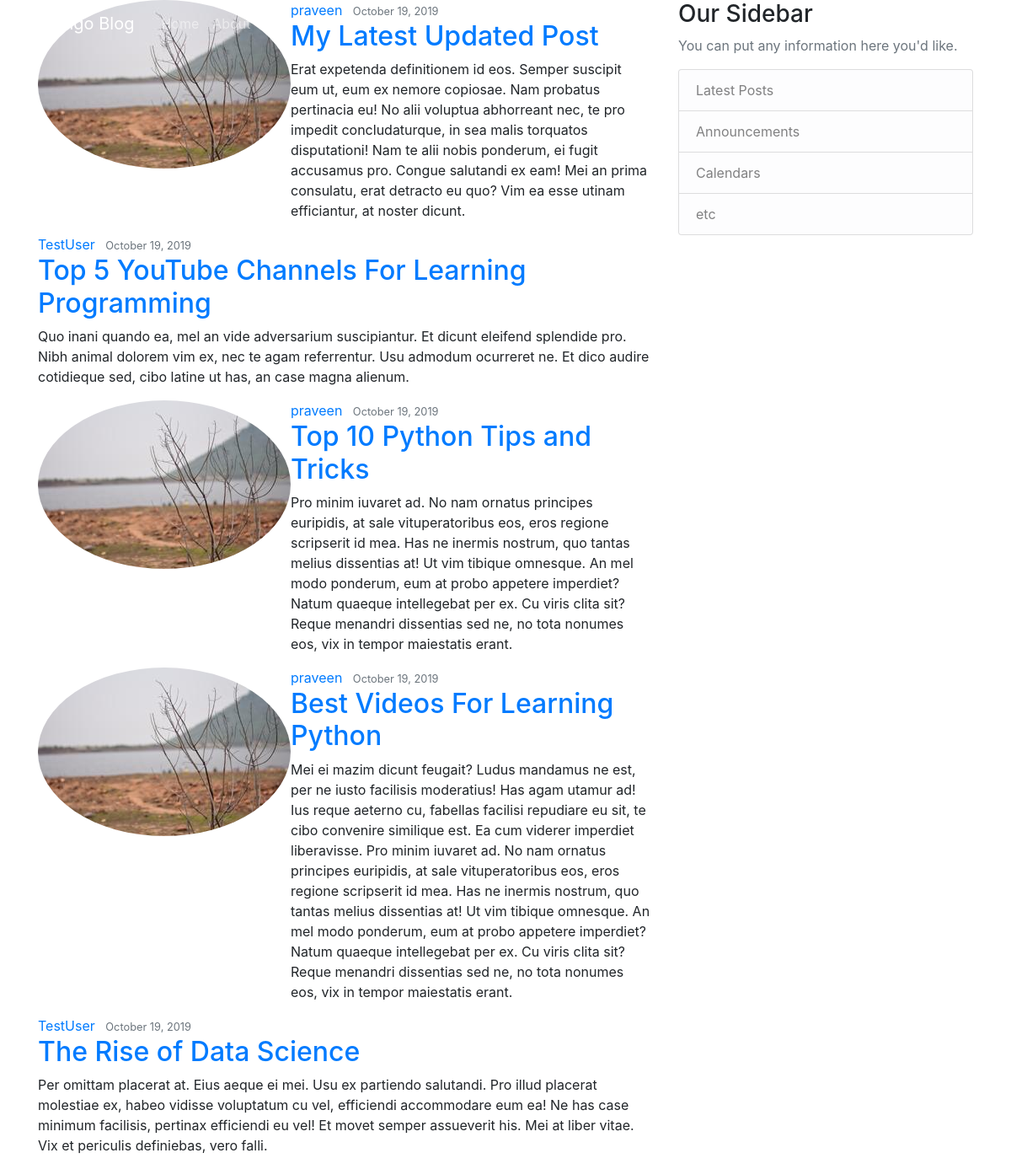
The page / on the database its author committed.
### blog/models.py (models this page shows, shortened)
class Post(models.Model):
    title = models.CharField(max_length=150)
    content = models.TextField()
    date_posted = models.DateTimeField(default=timezone.now)
    author = models.ForeignKey(User, on_delete=models.CASCADE)
    objects = models.Manager()

### users/models.py (models this page shows, shortened)
class Profile(models.Model):
    user = models.OneToOneField(User, on_delete=models.CASCADE)
    image = models.ImageField(default='default.JPG', upload_to='profile_pics')

### blog/views.py (the view)
# urls.py: path('', PostListView.as_view(), name="blog-home"),
class PostListView(ListView):
    model = Post
    template_name = 'blog/home.html'  # <app>/<model>_<viewtype>.html
    context_object_name = 'posts'
    ordering = ['-date_posted']
    paginate_by = 5

### blog/templates/blog/home.html
{% extends "blog/base.html" %}
{% block content %}
{% for post in posts %}
    <article class="media content-section">
        <img class="rounded-circle article-img" src="{{ post.author.profile.image.url }}">
      <div class="media-body">
        <div class="article-metadata">
          <a class="mr-2" href="#">{{ post.author }}</a>
          <small class="text-muted">{{ post.date_posted|date:"F d, Y" }}</small>
        </div>
        <h2><a class="article-title" href="#">{{ post.title }}</a></h2>
        <p class="article-content">{{ post.content }}</p>
      </div>
    </article>
{% endfor %}
{% endblock content %}

### rows shown on the page
Post: author.profile.image (picture), author "praveen", date_posted "October 19, 2019", title "My Latest Updated Post", content "Erat expetenda definitionem id eos. Semper suscipit eum ut, eum ex nemore copiosae. Nam probatus pertinacia eu! No alii voluptua abhorreant nec, te pro impedit concludaturque, in sea malis torquatos disputationi! Nam te alii nobis ponderum, ei fugit accusamus pro. Congue salutandi ex eam! Mei an prima consulatu, erat detracto eu quo? Vim ea esse utinam efficiantur, at noster dicunt."
Post: author "TestUser", date_posted "October 19, 2019", title "Top 5 YouTube Channels For Learning Programming", content "Quo inani quando ea, mel an vide adversarium suscipiantur. Et dicunt eleifend splendide pro. Nibh animal dolorem vim ex, nec te agam referrentur. Usu admodum ocurreret ne. Et dico audire cotidieque sed, cibo latine ut has, an case magna alienum."
Post: author.profile.image (picture), author "praveen", date_posted "October 19, 2019", title "Top 10 Python Tips and Tricks", content "Pro minim iuvaret ad. No nam ornatus principes euripidis, at sale vituperatoribus eos, eros regione scripserit id mea. Has ne inermis nostrum, quo tantas melius dissentias at! Ut vim tibique omnesque. An mel modo ponderum, eum at probo appetere imperdiet? Natum quaeque intellegebat per ex. Cu viris clita sit? Reque menandri dissentias sed ne, no tota nonumes eos, vix in tempor maiestatis erant."
Post: author.profile.image (picture), author "praveen", date_posted "October 19, 2019", title "Best Videos For Learning Python", content "Mei ei mazim dicunt feugait? Ludus mandamus ne est, per ne iusto facilisis moderatius! Has agam utamur ad! Ius reque aeterno cu, fabellas facilisi repudiare eu sit, te cibo convenire similique est. Ea cum viderer imperdiet liberavisse. Pro minim iuvaret ad. No nam ornatus principes euripidis, at sale vituperatoribus eos, eros regione scripserit id mea. Has ne inermis nostrum, quo tantas melius dissentias at! Ut vim tibique omnesque. An mel modo ponderum, eum at probo appetere imperdiet? Natum quaeque intellegebat per ex. Cu viris clita sit? Reque menandri dissentias sed ne, no tota nonumes eos, vix in tempor maiestatis erant."
Post: author "TestUser", date_posted "October 19, 2019", title "The Rise of Data Science", content "Per omittam placerat at. Eius aeque ei mei. Usu ex partiendo salutandi. Pro illud placerat molestiae ex, habeo vidisse voluptatum cu vel, efficiendi accommodare eum ea! Ne has case minimum facilisis, pertinax efficiendi eu vel! Et movet semper assueverit his. Mei at liber vitae. Vix et periculis definiebas, vero falli."
